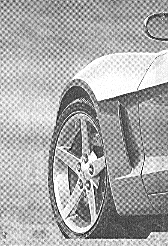
#> input picture HW4_2/car-moire-pattern.tif, 168 x 246 px
$ python q2.py
#> lines starting #> are read from the running program, lines starting #| are printed output that depends on the picture; after the words box and inside, x2 and y2 are one past the last pixel; in counts of white or black regions, pixels touching at a corner belong together
# -*- coding: utf-8 -*-
"""
Remove moiré pattern in 'car-moire-pattern.tif' via FFT Gaussian notch filtering (auto-detect peaks).
在運行時顯示所有中間結果，並自動存下四張圖片：
original.png, fft_amp.png, filter_mask.png, output_image.png
"""

import os
import numpy as np
import matplotlib.pyplot as plt
from PIL import Image

# ---------- Utils ----------
def read_gray(path: str) -> np.ndarray:
    img = Image.open(path)
    if img.mode != "L":
        img = img.convert("L")
    return np.array(img, dtype=np.float32)

def normalize_to_0_255(img: np.ndarray) -> np.ndarray:
    m, M = np.min(img), np.max(img)
    if M - m < 1e-8:
        return np.zeros_like(img, dtype=np.uint8)
    out = (img - m) / (M - m) * 255.0
    return out.astype(np.uint8)

# ---------- FFT helpers ----------
def fft2_shift(img: np.ndarray):
    F = np.fft.fft2(img)
    return np.fft.fftshift(F)

def ifft2_from_shift(Fs: np.ndarray) -> np.ndarray:
    F = np.fft.ifftshift(Fs)
    return np.real(np.fft.ifft2(F))

# ---------- Peak detection ----------
def detect_strong_peaks(logmag: np.ndarray, center_radius: int = 22,
                        k: int = 24, min_separation: int = 8):
    H, W = logmag.shape
    cy, cx = H // 2, W // 2

    yy = np.arange(H)[:, None]
    xx = np.arange(W)[None, :]

    dc_mask = (yy - cy)**2 + (xx - cx)**2 <= center_radius**2
    border = 3
    border_mask = np.zeros_like(dc_mask, dtype=bool)
    border_mask[:border, :] = True
    border_mask[-border:, :] = True
    border_mask[:, :border] = True
    border_mask[:, -border:] = True

    cand = logmag.copy()
    cand[dc_mask | border_mask] = -np.inf
    flat = cand.ravel()
    K = min(k * 4, flat.size)
    idx = np.argpartition(flat, -K)[-K:]
    r, c = np.unravel_index(idx, logmag.shape)
    pts = np.stack([r, c], axis=1)
    vals = flat[idx]
    order = np.argsort(-vals)

    selected = []
    for i in order:
        rr, cc = pts[i]
        ok = True
        for (r0, c0) in selected:
            if (rr - r0)**2 + (cc - c0)**2 < min_separation**2:
                ok = False
                break
        if ok:
            selected.append((int(rr), int(cc)))
        if len(selected) >= k:
            break
    return selected

def build_gaussian_notch_filter(shape, peaks, sigma=8.0, pair_enforce=True):
    H, W = shape
    yy = np.arange(H)[:, None]
    xx = np.arange(W)[None, :]
    cy, cx = H // 2, W // 2
    Hf = np.ones((H, W), dtype=np.float32)

    def notch(r0, c0):
        return 1.0 - np.exp(-((yy - r0)**2 + (xx - c0)**2) / (2.0 * sigma**2))

    used = set()
    for (r, c) in peaks:
        if (r, c) in used:
            continue
        if abs(r - cy) <= 1 and abs(c - cx) <= 1:
            continue
        Hf *= notch(r, c)
        used.add((r, c))
        if pair_enforce:
            rs = (2 * cy - r) % H
            cs = (2 * cx - c) % W
            Hf *= notch(rs, cs)
            used.add((rs, cs))
    return Hf

# ---------- Main ----------
def main():
    in_path = "car-moire-pattern.tif"
    out_path = "car_moire_filtered.png"

    if not os.path.exists(in_path):
        raise FileNotFoundError(f"找不到輸入影像：{in_path}")

    img = read_gray(in_path)
#> in read_gray, img is the input picture: PIL image 168x246 L; min 0, max 255, mean 169.7
    Fs = fft2_shift(img)
    mag = np.abs(Fs)
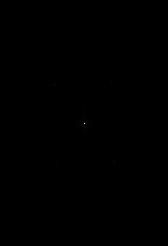
#> mag: shape (246, 168) float64; min 21.81, max 7012254, mean 5872.5; drawn with min black and max white
    logmag = np.log1p(mag)
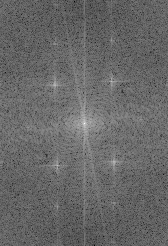
#> logmag: shape (246, 168) float64; min 3.13, max 15.76, mean 8.28; drawn with min black and max white

    peaks = detect_strong_peaks(logmag, center_radius=22, k=24, min_separation=8)
#> in detect_strong_peaks, `cand[dc_mask | border_mask] = -np.inf`:
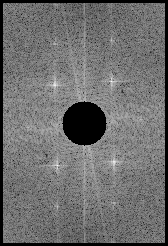
#> cand: shape (246, 168) float64; 9.59% of pixels changed, all inside (x1, y1, x2, y2) = (0, 0, 168, 246); drawn with min black, max white, NaN and infinite black
#> in detect_strong_peaks, `idx = np.argpartition(flat, -K)[-K:]`: idx = 96 values, max 34665 at index 55, min 6831 at index 72, mean 20748
#> in detect_strong_peaks, `r, c = np.unravel_index(idx, logmag.shape)`: r = 96 values, max 206 at index 55, min 40 at index 72, mean 123; c = 96 values, max 140 at index 30, min 28 at index 31, mean 84
#> in detect_strong_peaks, `pts = np.stack([r, c], axis=1)`: pts = 96 pairs, first value 40 to 206, second value 28 to 140
#> in detect_strong_peaks, `vals = flat[idx]`: vals = 96 values, max 12.85 at index 77, min 10.33 at index 0, mean 10.98
#> in detect_strong_peaks, `order = np.argsort(-vals)`: order = 96 values, max 95 at index 14, min 0 at index 95, mean 47.5
#> the loop in detect_strong_peaks, `for i in order:` made 96 passes
#> (i, rr, cc) on passes 1 to 12: (86, 81, 111), (77, 165, 57), (81, 85, 55), (93, 161, 113), (92, 161, 114), (82, 85, 54), (79, 162, 113), (90, 84, 55), (88, 84, 54), (78, 162, 114), (74, 163, 114), (85, 83, 54)
#> (rr, cc) on passes 63, 64, 83, 84, 87, 88: (119, 140), (127, 28), (122, 111), (124, 57), (149, 89), (97, 79)
#> after the loop in detect_strong_peaks, `for i in order:`: selected = [(81, 111), (165, 57), (85, 55), (161, 113), (40, 111), (206, 57), (119, 140), (127, 28), (122, 111), (124, 57), (149, 89), (97, 79)]
#> peaks has the same summary as selected in detect_strong_peaks
    Hf = build_gaussian_notch_filter(img.shape, peaks, sigma=8.0, pair_enforce=True)
#> the loop in build_gaussian_notch_filter, `for (r, c) in peaks:` made 12 passes
#> (r, c, rs, cs) on passes 1, 3, 5, 7, 9, 11: (81, 111, 165, 57), (85, 55, 161, 113), (40, 111, 206, 57), (119, 140, 127, 28), (122, 111, 124, 57), (149, 89, 97, 79)
#> pass 1, in build_gaussian_notch_filter, `Hf *= notch(rs, cs)`:
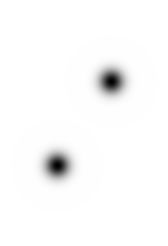
#> Hf: shape (246, 168) float32; min 0, max 1, mean 0.981
#> after the loop in build_gaussian_notch_filter, `for (r, c) in peaks:`:
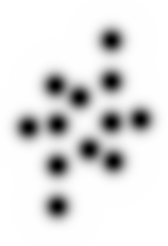
#> Hf: shape (246, 168) float32; min 0, max 1, mean 0.884
#> after the loop in build_gaussian_notch_filter, `for (r, c) in peaks:`: used = 12 items
    Ff = Fs * Hf
    rec = ifft2_from_shift(Ff)
#> in ifft2_from_shift, `return np.real(np.fft.ifft2(F))`:
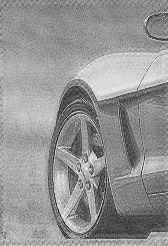
#> returned value: shape (246, 168) float64; min -7.85, max 292.4, mean 167.1; drawn with min black and max white
    rec_u8 = normalize_to_0_255(rec)
#> in normalize_to_0_255, `m, M = np.min(img), np.max(img)`: m = -7.85; M = 292.4
    Image.fromarray(rec_u8).save(out_path)
    print(f"[Saved] result: {out_path}")
    print(f"Detected peaks = {len(peaks)}")
#| Detected peaks = 12

    # ====== 儲存並顯示每張過程圖 ======

    out_dir = "resault_q2"
    os.makedirs(out_dir, exist_ok=True)

    # 1) 原始輸入影像
    plt.figure()
    plt.title("Original")
    plt.imshow(img.astype(np.uint8), cmap="gray")
    plt.axis("off")
    plt.tight_layout()
    plt.savefig(os.path.join(out_dir, "original.png"), dpi=300, bbox_inches="tight")
    print("[Saved] original.png")

    # 2) FFT amplitude
    plt.figure()
    plt.title("Log Magnitude Spectrum")
    fft_vis = logmag / np.max(logmag)
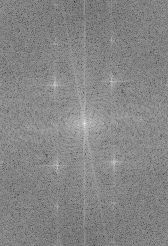
#> fft_vis: shape (246, 168) float64; min 0.198, max 1, mean 0.525
    plt.imshow(fft_vis, cmap="gray")
    plt.axis("off")
    plt.tight_layout()
    plt.savefig(os.path.join(out_dir, "fft_amp.png"), dpi=300, bbox_inches="tight")
    print("[Saved] fft_amp.png")

    # 3) 濾波器圖像
    plt.figure()
    plt.title("Gaussian Notch Filter")
    plt.imshow(Hf, cmap="gray")
    plt.axis("off")
    plt.tight_layout()
    plt.savefig(os.path.join(out_dir, "mask_result.png"), dpi=300, bbox_inches="tight")
    print("[Saved] filter_mask.png")

    # 4) 結果影像
    plt.figure()
    plt.title("Filtered (Result)")
    plt.imshow(rec_u8, cmap="gray")
    plt.axis("off")
    plt.tight_layout()
    plt.savefig(os.path.join(out_dir, "output_image.png"), dpi=300, bbox_inches="tight")
    print("[Saved] output_image.png")

    plt.show()

if __name__ == "__main__":
    main()
